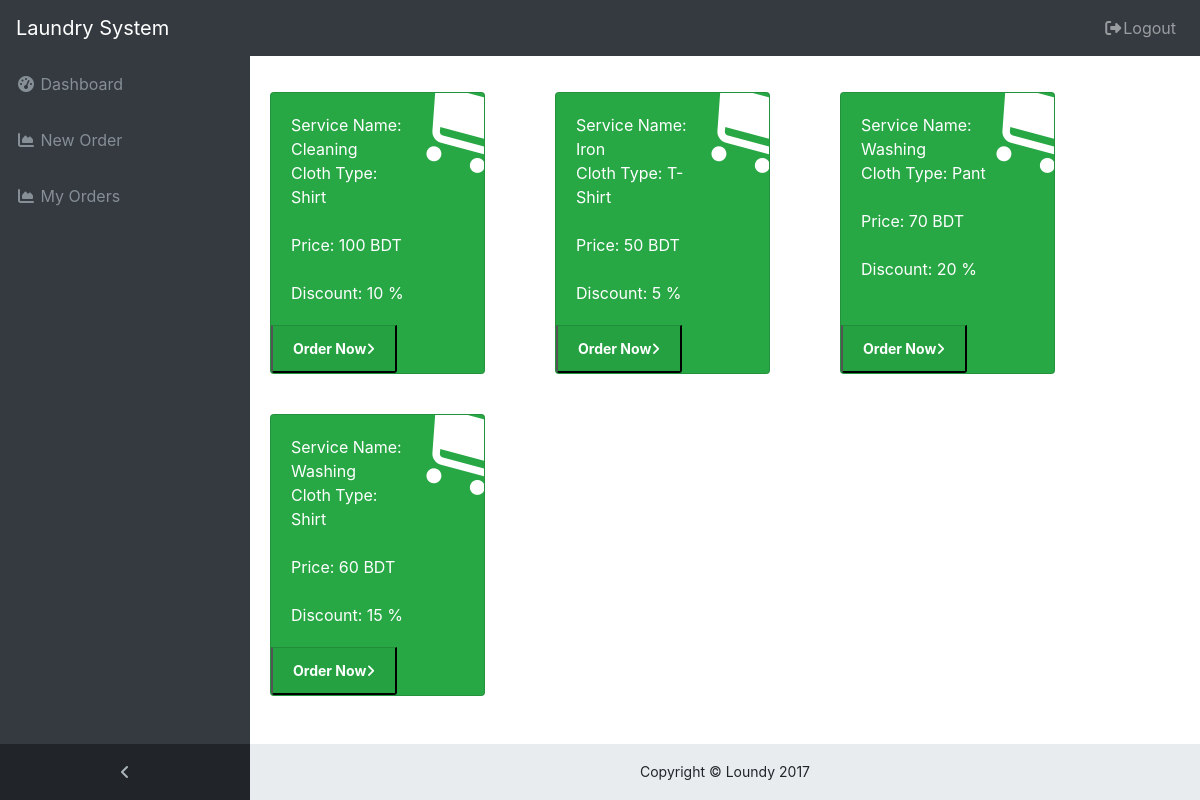
The page / on the database its author committed.
### tables this page shows
CREATE TABLE `pricing` (
  `id` int(20) NOT NULL,
  `short_code` varchar(10) DEFAULT NULL,
  `service_id` int(11) DEFAULT NULL,
  `cloth_id` int(11) DEFAULT NULL,
  `vat` decimal(10,0) NOT NULL,
  `price` float NOT NULL,
  `discount` decimal(10,0) NOT NULL
);

CREATE TABLE `services` (
  `id` int(11) NOT NULL,
  `service_name` varchar(100) NOT NULL,
  `service_code` varchar(50) NOT NULL
);

CREATE TABLE `cloths` (
  `id` int(11) NOT NULL,
  `cloth_type` varchar(100) NOT NULL,
  `cloth_code` varchar(50) NOT NULL
);

### inc/db_config.php (called while the page is built, shortened)
<?php
  function DB_Query($sql) {
    $conn = mysqli_connect(DB_SERVER, DB_USER, DB_PASS, DB_TBL);
    $resault = mysqli_query($conn, $sql);
    return $resault;
  }
?>

### index.php (the view, shortened to what this page needs)
<?php
  include_once 'inc/db_config.php';
  include_once 'inc/header.php';
  include_once 'inc/nav.php';
?>
<div class="content-wrapper">
    <?php if (!isset($_SESSION["user_loged"]) ){ ?>
      <div class="row">
          <?php
            $Discount_offer = DB_Query("SELECT pricing.*, services.service_name, cloths.cloth_type FROM pricing INNER JOIN services ON (pricing.service_id=services.id) INNER JOIN cloths ON (pricing.cloth_id=cloths.id) WHERE `discount`>0");
                while ($data_tbl = mysqli_fetch_assoc($Discount_offer)) {
                  extract($data_tbl);
           ?>
              <div class="col-xl-3 col-lg-5" style="margin: 20px">
                <div class="card text-white bg-success o-hidden h-100">
                  <div class="card-body">
                    <div class="card-body-icon">
                      <i class="fa fa-fw fa-shopping-cart"></i>
                    </div>
                    <div class="mr-5">Service Name: <?= $service_name ?> </div>
                    <div class="mr-5">Cloth Type: <?= $cloth_type ?> </div>
                    <br/>
                    <div class="mr-5">Price: <?= $price ?> BDT</div>
                    <br/>
                    <div class="mr-5">Discount:  <?= $discount ?> %</div>
                  </div>
                  <form action="order.php" method="post">
                      <button type="submit" class="card-footer text-white clearfix small z-1" >
                        <span class="float-left" style=" font-weight:bold;">Order Now</span>
                        <span class="float-right">
                          <i class="fa fa-angle-right" style="font-weight:bold;"></i>
                        </span>
                      </button>
                  </form>
                </div>
              </div>
          <?php }
        }?>
    </div>
<?php
	include_once 'inc/footer.php';
?>

### inc/header.php (shortened to what this page needs)
<!DOCTYPE html>
<html lang="en">
<head>
  <link href="vendor/bootstrap/css/bootstrap.min.css" rel="stylesheet">
  <link href="vendor/font-awesome/css/font-awesome.min.css" rel="stylesheet" type="text/css">
  <link href="vendor/datatables/dataTables.bootstrap4.css" rel="stylesheet">
  <link href="css/sb-admin.css" rel="stylesheet">
  <link href="style.css" rel="stylesheet">
  <link href="css/style.css" rel="stylesheet">
</head>
<body class="fixed-nav sticky-footer bg-dark" id="page-top">

### inc/nav.php (shortened to what this page needs)
<nav class="navbar navbar-expand-lg navbar-dark bg-dark fixed-top" id="mainNav">
  <a class="navbar-brand" href="index.php">Laundry System</a>
  <div class="collapse navbar-collapse" id="navbarResponsive">
    <ul class="navbar-nav navbar-sidenav" id="exampleAccordion">
      <li class="nav-item" data-toggle="tooltip" data-placement="right" title="Dashboard">
        <a class="nav-link" href="index.php">
          <i class="fa fa-fw fa-dashboard"></i>
          <span class="nav-link-text">Dashboard</span>
        </a>
      </li>
      <?php if (!isset($_SESSION["user_loged"])) {
        ?>
        <li class="nav-item" data-toggle="tooltip" data-placement="right" title="New Order">
        <a class="nav-link" href="order.php">
          <i class="fa fa-fw fa-area-chart"></i>
          <span class="nav-link-text">New Order</span>
        </a>
        </li>
        <li class="nav-item" data-toggle="tooltip" data-placement="right" title="My Orders">
        <a class="nav-link" href="order_list.php">
          <i class="fa fa-fw fa-area-chart"></i>
          <span class="nav-link-text">My Orders</span>
        </a>
        </li>
      <?php }else { ?>
        <?php if ($_SESSION["user_role"]==0 || $_SESSION["user_role"]==1) {
        ?>
        <li class="nav-item" data-toggle="tooltip" data-placement="right" title="Master">
          <a class="nav-link nav-link-collapse collapsed" data-toggle="collapse" href="#master" data-parent="#exampleAccordion">
            <i class="fa fa-fw fa-wrench"></i>
            <span class="nav-link-text">Master</span>
          </a>
          <ul class="sidenav-second-level collapse" id="master">
            <li>
              <a href="cloths.php">Cloth Type</a>
            </li>
            <li>
              <a href="laundry_service.php">Laundry Services</a>
            </li>
            <li>
              <a href="pricing.php">Price List</a>
            </li>
            <li>
              <a href="customer.php">Customer</a>
            </li>
            <?php
              if ($_SESSION["user_role"]==0) {
            ?>
                    <li>
                      <a href="employee.php">Employee</a>
                    </li>
                    <li>
                      <a href="expence_type.php">Expence Type</a>
                    </li>
                    <li>
                      <a href="expences.php">Expences</a>
                    </li>
            <?php } ?>
          </ul>
        </li>
        <?php
              if ($_SESSION["user_role"]==1) {
            ?>
        <li class="nav-item" data-toggle="tooltip" data-placement="right" title="New Order">
        <a class="nav-link" href="order.php">
          <i class="fa fa-fw fa-area-chart"></i>
          <span class="nav-link-text">New Order</span>
        </a>
        </li>
      <?php } ?>
        <li class="nav-item" data-toggle="tooltip" data-placement="right" title="My Orders">
        <a class="nav-link" href="order_list.php">
          <i class="fa fa-fw fa-area-chart"></i>
          <span class="nav-link-text">Orders</span>
        </a>
        </li>
      <li class="nav-item" data-toggle="tooltip" data-placement="right" title="Profile">
        <a class="nav-link" href="profile.php">
          <i class="fa fa-fw fa-area-chart"></i>
          <span class="nav-link-text">Profile</span>
        </a>
      </li>
       <?php } }?>
    </ul>
    <ul class="navbar-nav sidenav-toggler">
      <li class="nav-item">
        <a class="nav-link text-center" id="sidenavToggler">
          <i class="fa fa-fw fa-angle-left"></i>
        </a>
      </li>
    </ul>
    <ul class="navbar-nav ml-auto">
      <li class="nav-item">
        <a class="nav-link" data-toggle="modal" data-target="#exampleModal">
          <i class="fa fa-fw fa-sign-out"></i>Logout</a>
      </li>
    </ul>
  </div>
</nav>

### inc/footer.php (shortened to what this page needs)
    <footer class="sticky-footer">
      <div class="container">
        <div class="text-center">
          <small>Copyright © Loundy 2017</small>
        </div>
      </div>
    </footer>
  </div>
</body>
</html>

### css/sb-admin.css (style rules this page uses)
html { position: relative; min-height: 100%; }
body { overflow-x: hidden; }
body.sticky-footer { margin-bottom: 56px; }
body.sticky-footer .content-wrapper { min-height: calc(100vh - 56px - 56px); }
body.fixed-nav { padding-top: 56px; }
.content-wrapper { min-height: calc(100vh - 56px); padding-top: 1rem; }
.o-hidden { overflow: hidden !important; }
.z-1 { z-index: 1; }
#mainNav .navbar-collapse { overflow: auto; max-height: 75vh; }
#mainNav .navbar-collapse .navbar-nav .nav-item .nav-link { cursor: pointer; }
#mainNav .navbar-collapse .sidenav-toggler { display: none; }
@media (min-width: 992px) { #mainNav .navbar-brand { width: 250px; } }
@media (min-width: 992px) { #mainNav .navbar-collapse { overflow: visible; max-height: none; } }
@media (min-width: 992px) { #mainNav .navbar-collapse .navbar-sidenav { position: absolute; top: 0; left: 0; overflow-x: hidden; overflow-y: auto; -webkit-flex-direction: column; -ms-flex-direction: column; flex-direction: column; margin-top: 56px; } }
@media (min-width: 992px) { #mainNav .navbar-collapse .navbar-sidenav > .nav-item { width: 250px; padding: 0; } }
@media (min-width: 992px) { #mainNav .navbar-collapse .navbar-sidenav > .nav-item > .nav-link { padding: 1em; } }
#mainNav.fixed-top .sidenav-toggler { display: none; }
@media (min-width: 992px) { #mainNav.fixed-top .navbar-sidenav { height: calc(100vh - 112px); } }
@media (min-width: 992px) { #mainNav.fixed-top .sidenav-toggler { position: absolute; top: 0; left: 0; display: flex; overflow-x: hidden; overflow-y: auto; -webkit-flex-direction: column; -ms-flex-direction: column; flex-direction: column; margin-top: calc(100vh - 56px); } }
@media (min-width: 992px) { #mainNav.fixed-top .sidenav-toggler > .nav-item { width: 250px; padding: 0; } }
@media (min-width: 992px) { #mainNav.fixed-top .sidenav-toggler > .nav-item > .nav-link { padding: 1em; } }
#mainNav.fixed-top.navbar-dark .sidenav-toggler { background-color: #212529; }
#mainNav.fixed-top.navbar-dark .sidenav-toggler a i { color: #adb5bd; }
.content-wrapper { overflow-x: hidden; background: white; }
@media (min-width: 992px) { .content-wrapper { margin-left: 250px; } }
#sidenavToggler i { font-weight: 800; }
#mainNav.navbar-dark .navbar-collapse .navbar-sidenav > .nav-item > .nav-link { color: #868e96; }
@media (min-width: 992px) { #mainNav.navbar-dark .navbar-collapse .navbar-sidenav { background: #343a40; } }
.card-body-icon { position: absolute; z-index: 0; top: -25px; right: -25px; font-size: 5rem; -webkit-transform: rotate(15deg); -ms-transform: rotate(15deg); transform: rotate(15deg); }
footer.sticky-footer { position: absolute; right: 0; bottom: 0; width: 100%; height: 56px; background-color: #e9ecef; line-height: 55px; }
@media (min-width: 992px) { footer.sticky-footer { width: calc(100% - 250px); } }

### rows shown on the page
pricing: service.service_name "Cleaning", cloth.cloth_type "Shirt", price "100", discount "10"
pricing: service.service_name "Iron", cloth.cloth_type "T-Shirt", price "50", discount "5"
pricing: service.service_name "Washing", cloth.cloth_type "Pant", price "70", discount "20"
pricing: service.service_name "Washing", cloth.cloth_type "Shirt", price "60", discount "15"
